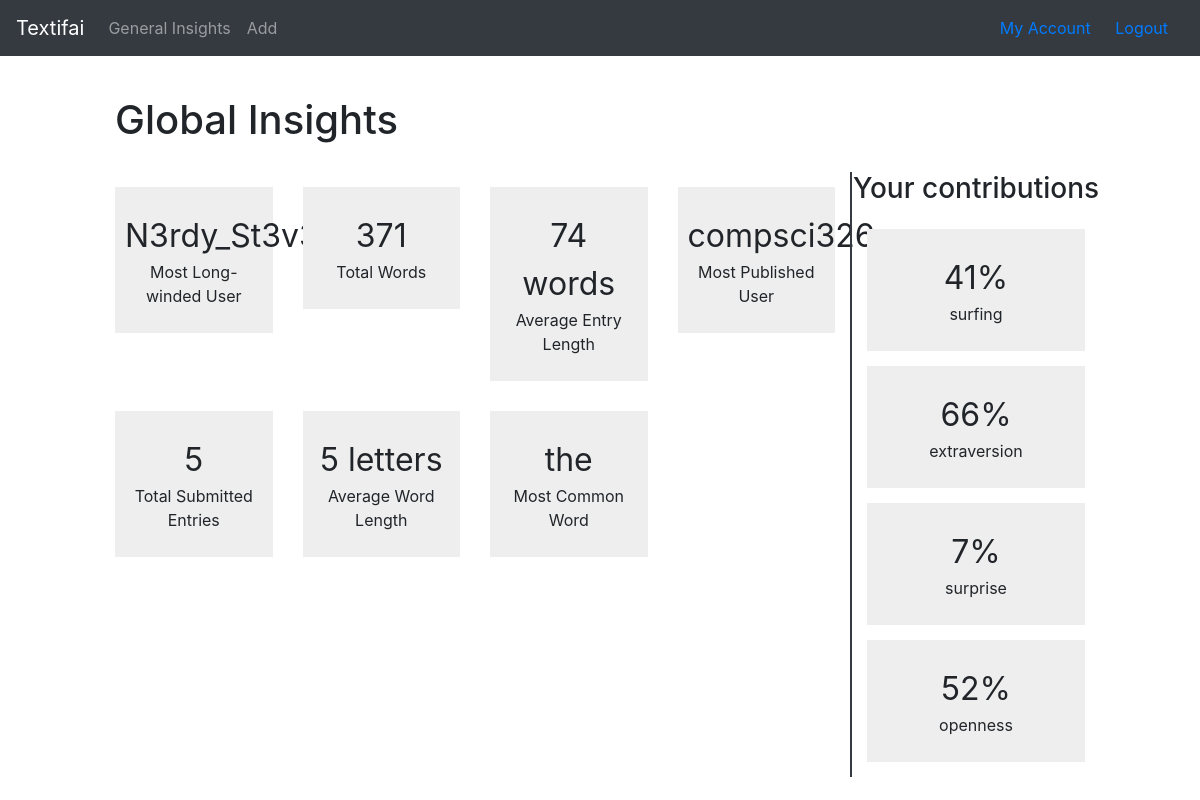
Screenshot of /textifai/general-insights (signed in) with the database file from the repository.
### textifai/models.py (models this page shows, shortened)
class GeneralInsight(models.Model):
    name = models.CharField(primary_key=True, max_length=24)
    value = models.CharField(max_length=24, blank=True)
    def save(self, *args, **kwargs):
        self.full_clean()
        super(type(self), self).save(*args, **kwargs)
    def clean(self):
        self.name = self.name.strip()
        self.value = self.value.strip()

class Insight(models.Model):
    m_id = models.UUIDField(primary_key=True, default=uuid.uuid4, help_text="Unique ID for this particular insight.")
    tone = models.CharField(max_length=100)
    probability = models.FloatField()
    text = models.ForeignKey(Text)
    user = models.ForeignKey(User)

### textifai/views.py (the view)
def general_insights(request):
    gic.calc_and_save_general_insights()
    insights = GeneralInsight.objects.order_by('?')
    true_personal_insights = dict()
    if request.user.is_authenticated:
        personal_insights = Insight.objects.filter(user=request.user,
                    text__isnull=False)
        true_personal_insights = dict()
        for tone in set([ insight.tone for insight in personal_insights ]):
            try:
                true_personal_insights[tone] = sum([ insight.probability
                        for insight in personal_insights
                        if insight.tone == tone ]) / len([ insight
                        for insight in personal_insights
                        if insight.tone == tone ])
            except ZeroDivisionError:
                continue
            true_personal_insights[tone] = int(true_personal_insights[tone]
                    * 100)
        true_personal_insights = list(true_personal_insights.items())
        random.shuffle(true_personal_insights)
    else:
        true_personal_insights = []
    return render(
        request,
        'general-insights.html',
        context={
            'insights': insights,
            'personal_insights': true_personal_insights[:4]
        },
    )

### textifai/modules/gic.py (called while the page is built)
def calc_and_save_general_insights():
    for insight in general_insights.values():
        insight.calc_and_save()

def _calc_total_words():
    count = Counter()
    for text in Text.objects.all():
        count.update(list(filter(None, text.content.split())))
    return sum(count.values())

def _calc_average_word_length():
    trans = str.maketrans('', '', string.punctuation)
    count = Counter()
    for text in Text.objects.all():
        count.update(list(filter(None,
                [ w.translate(trans) for w in text.content.split() ])))
    try:
        return str(sum(map(len, count.keys()))
                // len(count.keys())) + " letters"
    except ZeroDivisionError:
        return 'N/a'

def _calc_average_entry_length():
    count = Counter()
    for text in Text.objects.all():
        count.update(list(filter(None, text.content.split())))
    try:
        return str(sum(count.values()) // len(Text.objects.all())) + " words"
    except ZeroDivisionError:
        return 'N/a'

def _calc_total_entries():
    return len(Text.objects.all())

def _calc_most_common_word():
    trans = str.maketrans('', '', string.punctuation)
    count = Counter()
    for text in Text.objects.all():
        count.update(list(filter(None,
                [ w.translate(trans) for w in text.content.split() ])))
    try:
        return count.most_common(1)[0][0]
    except IndexError:
        return 'N/a'

def _calc_most_long_winded_user():
    trans = str.maketrans('', '', string.punctuation)
    count = Counter()
    for user in User.objects.all():
        count[user] = sum([sum(len(w.translate(trans))
                for w in text.content.split())
                for text in Text.objects.filter(user=user)])
        try:
            count[user] /= len(Text.objects.filter(user=user))
        except ZeroDivisionError:
            count[user] = 0
    try:
        return count.most_common(1)[0][0].username
    except IndexError:
        return 'N/a'

def _calc_most_published_user():
    count = Counter()
    for user in User.objects.all():
        count[user] = len(Text.objects.filter(user=user))
    try:
        return count.most_common(1)[0][0].username
    except IndexError:
        return 'N/a'

    def do_calc(self):
        return self.calc()

    def calc_and_save(self):
        entry, created = GeneralInsight.objects.get_or_create(pk=self.name,
                defaults={'value':''})
        entry.value = self.do_calc()
        entry.save()

### textifai/templates/general-insights.html (shortened to what this page needs)
{% extends "base_2col.html" %}
{% block page_head %}
<h1>Global Insights</h1>
{% endblock %}
{% block left_col %}
<div class="row">
	{% for insight in insights %}
	<div class="col-3">
		<div class="insightCard">
			<span class="insightVal">{{ insight.value }}</span>
			<span class="insightLabel">{{ insight.name }}</span>
		</div>
	</div>
	{% endfor %}
</div>
{% endblock %}
{% block right_col %}
<div class="row justify-content-center">
	<h3>Your contributions</h3>
</div>
{% if request.user.is_authenticated %}
{% for insight in personal_insights %}
<div class="insightCard">
	<span class="insightVal">{{ insight.1 }}%</span>
	<span class="insightLabel">{{ insight.0 }}</span>
</div>
{% empty %}
<div class="row justify-content-center">
	<span><a href={% url 'textinput' %}>Add something</a> to contribute!</span>
</div>
{% endfor %}
{% else %}
<div class="row justify-content-center">
	<span><a href="{% url 'login' %}" class="log">Log in</a> to see your contributions</span>
</div>
{% endif %}
</div>
{% endblock %}

### textifai/static/css/styles.css (style rules this page uses)
body { margin: 0; }
.insightCard { background-color: #eee; text-align: center; margin-bottom: 15px; margin-top: 15px; padding: 25px 10px; width: 100%; }
.insightVal { display: block; font-size: 2em; }
.insightLabel { display: block; font-size: 1em; }

### rows the page displays
GeneralInsight: value "N3rdy_St3v3", name "Most Long-winded User"
GeneralInsight: value "371", name "Total Words"
GeneralInsight: value "74 words", name "Average Entry Length"
GeneralInsight: value "compsci326", name "Most Published User"
GeneralInsight: value "5", name "Total Submitted Entries"
GeneralInsight: value "5 letters", name "Average Word Length"
GeneralInsight: value "the", name "Most Common Word"
Insight: tone "surfing"
Insight: tone "extraversion"
Insight: tone "surprise"
Insight: tone "openness"

### other values shown
{{ insight.1 }} "41" "66" "7" "52"
